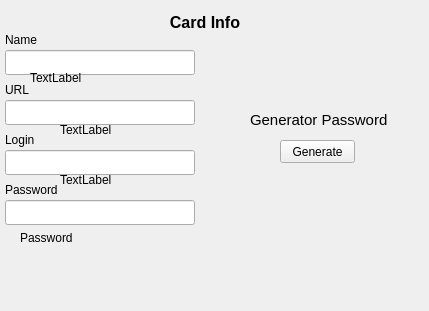
<?xml version="1.0" encoding="UTF-8"?>
<ui version="4.0">
 <class>CardWindow</class>
 <widget class="QWidget" name="CardWindow">
  <property name="geometry">
   <rect>
    <x>0</x>
    <y>0</y>
    <width>429</width>
    <height>311</height>
   </rect>
  </property>
  <property name="minimumSize">
   <size>
    <width>429</width>
    <height>311</height>
   </size>
  </property>
  <property name="maximumSize">
   <size>
    <width>429</width>
    <height>311</height>
   </size>
  </property>
  <property name="windowTitle">
   <string>SGuard</string>
  </property>
  <property name="windowIcon">
   <iconset resource="resources.qrc">
    <normaloff>:/icons/Resources/Icons/SGuard.png</normaloff>:/icons/Resources/Icons/SGuard.png</iconset>
  </property>
  <widget class="QLineEdit" name="CardName">
   <property name="geometry">
    <rect>
     <x>5</x>
     <y>50</y>
     <width>190</width>
     <height>25</height>
    </rect>
   </property>
  </widget>
  <widget class="QLineEdit" name="URL">
   <property name="geometry">
    <rect>
     <x>5</x>
     <y>100</y>
     <width>190</width>
     <height>25</height>
    </rect>
   </property>
  </widget>
  <widget class="QLineEdit" name="Login">
   <property name="geometry">
    <rect>
     <x>5</x>
     <y>150</y>
     <width>190</width>
     <height>25</height>
    </rect>
   </property>
  </widget>
  <widget class="QLineEdit" name="Password">
   <property name="geometry">
    <rect>
     <x>5</x>
     <y>200</y>
     <width>190</width>
     <height>25</height>
    </rect>
   </property>
   <property name="echoMode">
    <enum>QLineEdit::Password</enum>
   </property>
  </widget>
  <widget class="QLabel" name="label">
   <property name="geometry">
    <rect>
     <x>110</x>
     <y>10</y>
     <width>190</width>
     <height>25</height>
    </rect>
   </property>
   <property name="font">
    <font>
     <pointsize>12</pointsize>
     <weight>75</weight>
     <bold>true</bold>
    </font>
   </property>
   <property name="text">
    <string>Card Info</string>
   </property>
   <property name="alignment">
    <set>Qt::AlignCenter</set>
   </property>
  </widget>
  <widget class="QLabel" name="label_2">
   <property name="geometry">
    <rect>
     <x>5</x>
     <y>30</y>
     <width>190</width>
     <height>20</height>
    </rect>
   </property>
   <property name="text">
    <string>Name</string>
   </property>
  </widget>
  <widget class="QLabel" name="label_3">
   <property name="geometry">
    <rect>
     <x>5</x>
     <y>80</y>
     <width>190</width>
     <height>20</height>
    </rect>
   </property>
   <property name="text">
    <string>URL</string>
   </property>
  </widget>
  <widget class="QLabel" name="label_4">
   <property name="geometry">
    <rect>
     <x>5</x>
     <y>130</y>
     <width>190</width>
     <height>20</height>
    </rect>
   </property>
   <property name="text">
    <string>Login</string>
   </property>
  </widget>
  <widget class="QLabel" name="label_5">
   <property name="geometry">
    <rect>
     <x>5</x>
     <y>180</y>
     <width>190</width>
     <height>20</height>
    </rect>
   </property>
   <property name="text">
    <string>Password</string>
   </property>
  </widget>
  <widget class="QPushButton" name="TrashButton">
   <property name="geometry">
    <rect>
     <x>390</x>
     <y>270</y>
     <width>25</width>
     <height>25</height>
    </rect>
   </property>
   <property name="cursor">
    <cursorShape>PointingHandCursor</cursorShape>
   </property>
   <property name="text">
    <string/>
   </property>
   <property name="icon">
    <iconset resource="resources.qrc">
     <normaloff>:/icons/Resources/Icons/trash.png</normaloff>:/icons/Resources/Icons/trash.png</iconset>
   </property>
   <property name="iconSize">
    <size>
     <width>20</width>
     <height>20</height>
    </size>
   </property>
   <property name="flat">
    <bool>true</bool>
   </property>
  </widget>
  <widget class="QPushButton" name="EyeButton">
   <property name="geometry">
    <rect>
     <x>140</x>
     <y>200</y>
     <width>25</width>
     <height>25</height>
    </rect>
   </property>
   <property name="cursor">
    <cursorShape>PointingHandCursor</cursorShape>
   </property>
   <property name="text">
    <string/>
   </property>
   <property name="icon">
    <iconset resource="resources.qrc">
     <normaloff>:/icons/Resources/Icons/eye.png</normaloff>:/icons/Resources/Icons/eye.png</iconset>
   </property>
   <property name="iconSize">
    <size>
     <width>20</width>
     <height>20</height>
    </size>
   </property>
   <property name="checked">
    <bool>false</bool>
   </property>
   <property name="flat">
    <bool>true</bool>
   </property>
  </widget>
  <widget class="QPushButton" name="CircleButton">
   <property name="geometry">
    <rect>
     <x>150</x>
     <y>240</y>
     <width>30</width>
     <height>30</height>
    </rect>
   </property>
   <property name="cursor">
    <cursorShape>PointingHandCursor</cursorShape>
   </property>
   <property name="text">
    <string/>
   </property>
   <property name="icon">
    <iconset resource="resources.qrc">
     <normaloff>:/icons/Resources/Icons/circle.png</normaloff>:/icons/Resources/Icons/circle.png</iconset>
   </property>
   <property name="iconSize">
    <size>
     <width>30</width>
     <height>30</height>
    </size>
   </property>
   <property name="shortcut">
    <string>Ctrl+S</string>
   </property>
   <property name="flat">
    <bool>true</bool>
   </property>
  </widget>
  <widget class="QPushButton" name="CancelButton">
   <property name="geometry">
    <rect>
     <x>260</x>
     <y>240</y>
     <width>30</width>
     <height>30</height>
    </rect>
   </property>
   <property name="cursor">
    <cursorShape>PointingHandCursor</cursorShape>
   </property>
   <property name="text">
    <string/>
   </property>
   <property name="icon">
    <iconset resource="resources.qrc">
     <normaloff>:/icons/Resources/Icons/cancel.png</normaloff>:/icons/Resources/Icons/cancel.png</iconset>
   </property>
   <property name="iconSize">
    <size>
     <width>30</width>
     <height>30</height>
    </size>
   </property>
   <property name="flat">
    <bool>true</bool>
   </property>
  </widget>
  <widget class="QLabel" name="label_7">
   <property name="geometry">
    <rect>
     <x>250</x>
     <y>110</y>
     <width>151</width>
     <height>20</height>
    </rect>
   </property>
   <property name="font">
    <font>
     <pointsize>11</pointsize>
    </font>
   </property>
   <property name="text">
    <string>Generator Password</string>
   </property>
  </widget>
  <widget class="QPushButton" name="Copy">
   <property name="geometry">
    <rect>
     <x>170</x>
     <y>200</y>
     <width>21</width>
     <height>20</height>
    </rect>
   </property>
   <property name="text">
    <string/>
   </property>
   <property name="icon">
    <iconset resource="resources.qrc">
     <normaloff>:/icons/Resources/Icons/154525.png</normaloff>:/icons/Resources/Icons/154525.png</iconset>
   </property>
   <property name="iconSize">
    <size>
     <width>13</width>
     <height>13</height>
    </size>
   </property>
   <property name="flat">
    <bool>true</bool>
   </property>
  </widget>
  <widget class="QPushButton" name="Generator">
   <property name="geometry">
    <rect>
     <x>280</x>
     <y>140</y>
     <width>75</width>
     <height>23</height>
    </rect>
   </property>
   <property name="text">
    <string>Generate</string>
   </property>
  </widget>
  <widget class="QLabel" name="lblPass">
   <property name="geometry">
    <rect>
     <x>20</x>
     <y>230</y>
     <width>161</width>
     <height>16</height>
    </rect>
   </property>
   <property name="text">
    <string>Password</string>
   </property>
  </widget>
  <widget class="QPushButton" name="Copy_2">
   <property name="geometry">
    <rect>
     <x>170</x>
     <y>150</y>
     <width>21</width>
     <height>20</height>
    </rect>
   </property>
   <property name="cursor">
    <cursorShape>PointingHandCursor</cursorShape>
   </property>
   <property name="text">
    <string/>
   </property>
   <property name="icon">
    <iconset resource="resources.qrc">
     <normaloff>:/icons/Resources/Icons/154525.png</normaloff>:/icons/Resources/Icons/154525.png</iconset>
   </property>
   <property name="iconSize">
    <size>
     <width>13</width>
     <height>13</height>
    </size>
   </property>
   <property name="flat">
    <bool>true</bool>
   </property>
  </widget>
  <widget class="QPushButton" name="Copy_3">
   <property name="geometry">
    <rect>
     <x>170</x>
     <y>100</y>
     <width>21</width>
     <height>20</height>
    </rect>
   </property>
   <property name="cursor">
    <cursorShape>PointingHandCursor</cursorShape>
   </property>
   <property name="text">
    <string/>
   </property>
   <property name="icon">
    <iconset resource="resources.qrc">
     <normaloff>:/icons/Resources/Icons/154525.png</normaloff>:/icons/Resources/Icons/154525.png</iconset>
   </property>
   <property name="iconSize">
    <size>
     <width>13</width>
     <height>13</height>
    </size>
   </property>
   <property name="flat">
    <bool>true</bool>
   </property>
  </widget>
  <widget class="QPushButton" name="Copy_4">
   <property name="geometry">
    <rect>
     <x>170</x>
     <y>50</y>
     <width>21</width>
     <height>20</height>
    </rect>
   </property>
   <property name="cursor">
    <cursorShape>PointingHandCursor</cursorShape>
   </property>
   <property name="text">
    <string/>
   </property>
   <property name="icon">
    <iconset resource="resources.qrc">
     <normaloff>:/icons/Resources/Icons/154525.png</normaloff>:/icons/Resources/Icons/154525.png</iconset>
   </property>
   <property name="iconSize">
    <size>
     <width>13</width>
     <height>13</height>
    </size>
   </property>
   <property name="default">
    <bool>false</bool>
   </property>
   <property name="flat">
    <bool>true</bool>
   </property>
  </widget>
  <widget class="QPushButton" name="Back">
   <property name="geometry">
    <rect>
     <x>10</x>
     <y>272</y>
     <width>41</width>
     <height>31</height>
    </rect>
   </property>
   <property name="cursor">
    <cursorShape>PointingHandCursor</cursorShape>
   </property>
   <property name="text">
    <string/>
   </property>
   <property name="icon">
    <iconset resource="resources.qrc">
     <normaloff>:/icons/Resources/Icons/previous.png</normaloff>:/icons/Resources/Icons/previous.png</iconset>
   </property>
   <property name="iconSize">
    <size>
     <width>30</width>
     <height>30</height>
    </size>
   </property>
   <property name="flat">
    <bool>true</bool>
   </property>
  </widget>
  <widget class="QLabel" name="lblLogin">
   <property name="geometry">
    <rect>
     <x>60</x>
     <y>170</y>
     <width>201</width>
     <height>20</height>
    </rect>
   </property>
   <property name="text">
    <string>TextLabel</string>
   </property>
  </widget>
  <widget class="QLabel" name="lblURL">
   <property name="geometry">
    <rect>
     <x>60</x>
     <y>120</y>
     <width>191</width>
     <height>20</height>
    </rect>
   </property>
   <property name="text">
    <string>TextLabel</string>
   </property>
  </widget>
  <widget class="QLabel" name="lblName">
   <property name="geometry">
    <rect>
     <x>30</x>
     <y>70</y>
     <width>151</width>
     <height>16</height>
    </rect>
   </property>
   <property name="text">
    <string>TextLabel</string>
   </property>
  </widget>
 </widget>
 <resources>
  <include location="resources.qrc"/>
 </resources>
 <connections>
  <connection>
   <sender>Password</sender>
   <signal>textChanged(QString)</signal>
   <receiver>CardWindow</receiver>
   <slot>Check_Password(QString)</slot>
   <hints>
    <hint type="sourcelabel">
     <x>96</x>
     <y>216</y>
    </hint>
    <hint type="destinationlabel">
     <x>362</x>
     <y>184</y>
    </hint>
   </hints>
  </connection>
  <connection>
   <sender>Login</sender>
   <signal>textChanged(QString)</signal>
   <receiver>CardWindow</receiver>
   <slot>Check_Login(QString)</slot>
   <hints>
    <hint type="sourcelabel">
     <x>132</x>
     <y>159</y>
    </hint>
    <hint type="destinationlabel">
     <x>406</x>
     <y>91</y>
    </hint>
   </hints>
  </connection>
  <connection>
   <sender>URL</sender>
   <signal>textChanged(QString)</signal>
   <receiver>CardWindow</receiver>
   <slot>Check_URL(QString)</slot>
   <hints>
    <hint type="sourcelabel">
     <x>84</x>
     <y>110</y>
    </hint>
    <hint type="destinationlabel">
     <x>351</x>
     <y>53</y>
    </hint>
   </hints>
  </connection>
  <connection>
   <sender>CardName</sender>
   <signal>textChanged(QString)</signal>
   <receiver>CardWindow</receiver>
   <slot>Check_Name(QString)</slot>
   <hints>
    <hint type="sourcelabel">
     <x>55</x>
     <y>65</y>
    </hint>
    <hint type="destinationlabel">
     <x>321</x>
     <y>68</y>
    </hint>
   </hints>
  </connection>
 </connections>
 <slots>
  <slot>Check_Password(QString)</slot>
  <slot>Check_Login(QString)</slot>
  <slot>Check_URL(QString)</slot>
  <slot>Check_Name(QString)</slot>
 </slots>
</ui>
